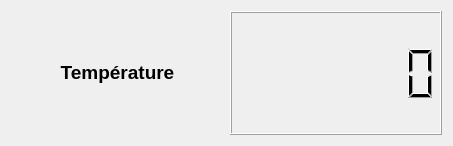
<?xml version="1.0" encoding="UTF-8"?>
<ui version="4.0">
 <class>Capteurtemp</class>
 <widget class="QDialog" name="Capteurtemp">
  <property name="geometry">
   <rect>
    <x>0</x>
    <y>0</y>
    <width>453</width>
    <height>146</height>
   </rect>
  </property>
  <property name="windowTitle">
   <string>Capteur de température</string>
  </property>
  <layout class="QGridLayout" name="gridLayout">
   <item row="0" column="0">
    <layout class="QHBoxLayout" name="horizontalLayout">
     <item>
      <widget class="QLabel" name="label">
       <property name="text">
        <string>&lt;html&gt;&lt;head/&gt;&lt;body&gt;&lt;p align=&quot;center&quot;&gt;&lt;span style=&quot; font-size:14pt; font-weight:600;&quot;&gt;Température&lt;/span&gt;&lt;/p&gt;&lt;/body&gt;&lt;/html&gt;</string>
       </property>
      </widget>
     </item>
     <item>
      <widget class="QLCDNumber" name="tempLcdNumber">
       <property name="digitCount">
        <number>7</number>
       </property>
      </widget>
     </item>
    </layout>
   </item>
  </layout>
 </widget>
 <resources/>
 <connections/>
</ui>
